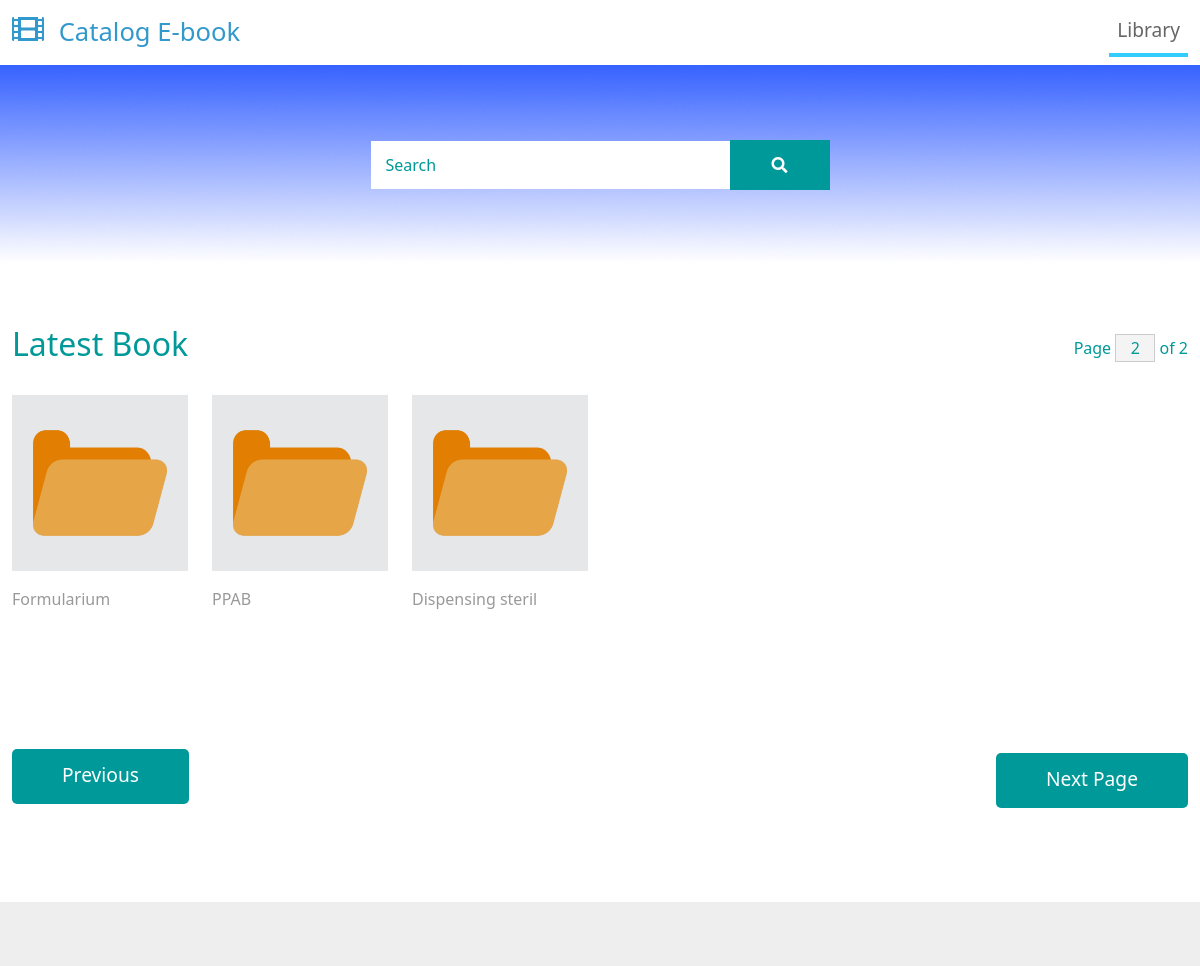
/sub-folder?home=farmasi&page=1, run on the app's committed database.
### tables this page shows
CREATE TABLE `poli_m` (
  `poli` varchar(255) DEFAULT NULL,
  `logo` varchar(255) DEFAULT NULL,
  `active` int(11) DEFAULT NULL,
  `home` varchar(255) DEFAULT NULL
);

### sub-folder.php (the view, shortened to what this page needs)
<!DOCTYPE html>
<html lang="en">
<?php
include "db.php";
    $home = $_GET['home'];
    $sql = mysqli_query($conn,"select * from poli_m;");
    $rows = mysqli_num_rows($sql);
    $b = $rows/16;
    $b = ceil($b);
?>
<head>
    <link rel="stylesheet" href="css/bootstrap.min.css">
    <link rel="stylesheet" href="fontawesome/css/all.min.css">
    <link rel="stylesheet" href="css/templatemo-style.css">
</head>
<body>
    <nav class="navbar navbar-expand-lg">
        <div class="container-fluid">
            <a class="navbar-brand" href="#">
                <i class="fas fa-film mr-2"></i>
                Catalog E-book
            </a>
            <div class="collapse navbar-collapse" id="navbarSupportedContent">
            <ul class="navbar-nav ml-auto mb-2 mb-lg-0">
                <li class="nav-item">
                    <a class="nav-link nav-link-1 active" aria-current="page" href="folder">Library</a>
                </li>
            </ul>
            </div>
        </div>
    </nav>
    <div class="tm-hero d-flex justify-content-center align-items-center" data-parallax="scroll" data-image-src="img/logo2.png">
        <form class="d-flex tm-search-form">
            <input class="form-control tm-search-input" type="search" id="myInput"  placeholder="Search" aria-label="Search">
        </form>
        <button onclick = "kirim()" class="btn btn-outline-success tm-search-btn" type="submit" >
                <i class="fas fa-search"></i>
            </button>
    </div>
    <div class="container-fluid tm-container-content tm-mt-60">
        <div class="row mb-4">
            <h2 class="col-6 tm-text-primary">
                Latest Book
            </h2>
            <div class="col-6 d-flex justify-content-end align-items-center">
                <form action="" class="tm-text-primary">
                    Page <input type="text" disabled value="<?php echo $b; ?>" size="1" class="tm-input-paging tm-text-primary"> of <?php if(isset($_GET['page'])) {echo $b;} else {echo "0";} ?>
                </form>
            </div>
        </div>
        <div class='row tm-mb-90 tm-gallery'>
        <?php
                $qry2 = "select poli,logo from poli_m
                         where home = '$home' and active = 1";
                $sql1=mysqli_query($conn,$qry2);
                    while($row=mysqli_fetch_array($sql1))
                    {
                        $poli = $row['poli'];
            echo "
        	<div class='col-xl-2 col-lg-4 col-md-6 col-sm-6 col-12 mb-5'>
                <figure class='effect-ming tm-video-item'>
                    <img src='img/".$row['logo']."' alt='Image' class='img-fluid'>
                    <figcaption class='d-flex align-items-center justify-content-center'>
                        <h2><b>".$row['poli']."</b></h2>
                        <a href='index?poli=$poli&page=1'>View more</a>
                    </figcaption>
                </figure>
                <div class='d-flex justify-content-between tm-text-gray'>
                    <span class='tm-text-black-light'>".$row['poli']."</span>
                    <span></span>
                </div>
            </div>";
                  }
            ?>
        </div>
        <div class="row tm-mb-90">
            <div class="col-12 d-flex justify-content-between align-items-center tm-paging-col">
                <?php
                if(isset($_GET['page']))
                {
                    $a = $_GET['page'];
                $previous = $a-1;
                if($previous==0)
                    $previous = 1;
                echo "<a href='sub-folder?page=$previous' class='btn btn-primary tm-btn-prev mb-2'>Previous</a>";
            }
                ?>
                <?php
                if(isset($_GET['page']))
                {
                    $a = $_GET['page'];
                $next = $a+1;
                echo "<a href='sub-folder?page=$next'  class='btn btn-primary tm-btn-next'>Next Page</a>";
               }
                ?>
            </div>
        </div>
    </div>
    <footer class="tm-bg-gray pt-5 pb-3 tm-text-gray tm-footer">
    </footer>
</body>
</html>

### css/templatemo-style.css (style rules this page uses)
a { text-decoration: none; transition: all 0.3s ease; }
.container-fluid { max-width: 1770px; }
.btn { border-radius: 0; }
.btn-primary { background-color: #009999; border: 0; border-radius: 5px; padding: 12px 50px 14px; font-size: 1.2rem; }
.form-control { padding: 10px 20px; width: 100%; height: auto; }
.navbar-brand { color: #3399CC; font-size: 1.6rem; }
.navbar-brand i { font-size: 2rem; }
.tm-hero { min-height: 200px; background: transparent; }
.tm-mt-60 { margin-top: 60px; }
.tm-mb-90 { margin-bottom: 90px; }
.tm-text-primary { color: #009999; }
.tm-bg-gray { background-color: #EEEEEE; }
.tm-input-paging { width: 40px; border-radius: 0; border: 1px solid #CCCCCC; background: #f4f4f4; text-align: center; }
.nav-item { margin-right: 30px; }
.nav-item:last-child { margin-right: 0; }
.nav-link { color: #666666; border-bottom: 4px solid transparent; font-size: 1.2rem; }
.nav-link-1.active, .nav-link-1:hover { border-color: #33CCFF; }
.tm-search-input { width: 360px; border-radius: 0; padding: 12px 15px; color: #009999; border: none; }
.tm-search-input::placeholder { color: #009999; opacity: 1; }
.tm-search-btn { color: white; background-color: #009999; border: none; width: 100px; height: 50px; margin-left: -1px; }
p, .tm-text-gray { color: #999; }
.tm-video-item { position: relative; overflow: hidden; text-align: center; cursor: pointer; }
.tm-video-item img { position: relative; display: block; min-height: 100%; max-width: 100%; opacity: 0.8; }
.tm-video-item figcaption { padding: 2em; color: #fff; text-transform: uppercase; font-size: 1.25em; -webkit-backface-visibility: hidden; backface-visibility: hidden; }
.tm-video-item figcaption::before, .tm-video-item figcaption::after { pointer-events: none; }
.tm-video-item figcaption, .tm-video-item figcaption > a { position: absolute; top: 0; left: 0; width: 100%; height: 100%; }
figure.effect-ming { background: #030c17; }
figure.effect-ming img { opacity: 0.9; -webkit-transition: opacity 0.35s; transition: opacity 0.35s; }
figure.effect-ming figcaption::before { position: absolute; top: 30px; right: 30px; bottom: 30px; left: 30px; border: 2px solid #fff; box-shadow: 0 0 0 30px rgba(255,255,255,0.2); content: ''; opacity: 0; -webkit-transition: opacity 0.35s, -webkit-transform 0.35s; transition: opacity 0.35s, transform 0.35s; -webkit-transform: scale3d(1.4,1.4,1); transform: scale3d(1.4,1.4,1); }
.tm-footer { font-size: 0.95rem; }
.form-control, input:-internal-autofill-selected, select:not([multiple]) { color: #009999 !important; }
.form-control::placeholder { color: #009999; opacity: 1; }

### data on the page
poli_m: logo (picture), poli "Formularium"
poli_m: logo (picture), poli "PPAB"
poli_m: logo (picture), poli "Dispensing steril"

### other printed values
$b "2"
